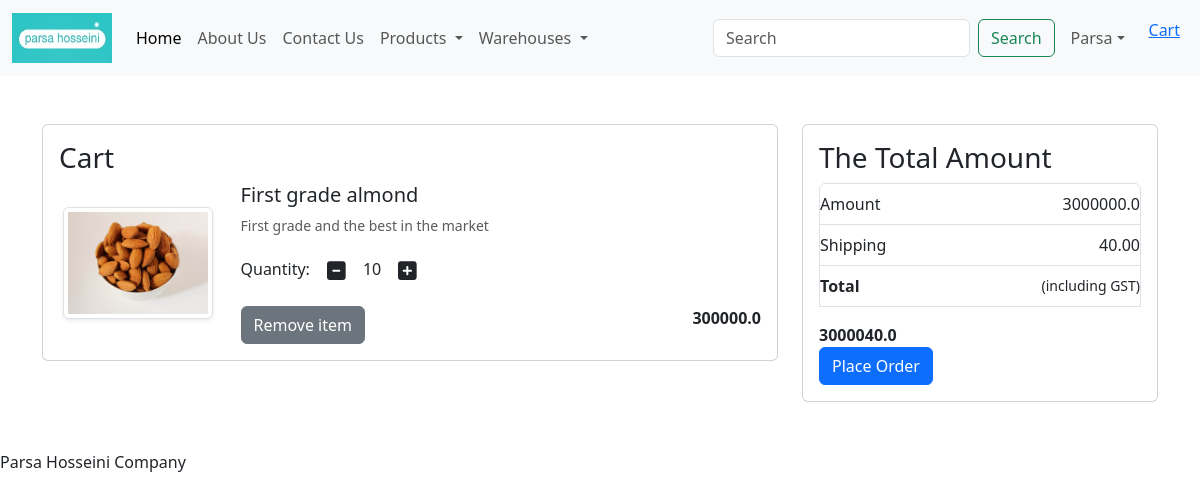
The app's page /cart/ (signed in) with its own data.
### app/models.py (models this page shows, shortened)
class Cart(models.Model):
    user=models.ForeignKey(User,on_delete=models.CASCADE)
    product=models.ForeignKey(Products,on_delete=models.CASCADE)
    quantity=models.PositiveIntegerField(default=1)

class Products(models.Model):
    title=models.CharField(max_length=100)
    selling_price=models.FloatField()
    description=models.TextField()
    prodapp=models.TextField(default='')
    category=models.CharField(choices=CATEGORY_CHOICES,max_length=2)
    product_image=models.ImageField(upload_to='product')
    warehouse = models.ForeignKey(Warehouse, on_delete=models.CASCADE, null=True, blank=True)

### app/views.py (the view)
# urls.py: path('cart/',views.show_cart,name="showcart"),
def show_cart(request):
    amount=0
    user=request.user
    cart=Cart.objects.filter(user=user)
    for p in cart:
        value= p.quantity * p.product.selling_price
        amount = amount+value
    totalamount= amount +40
    return render(request,"app/addtocart.html",locals())

### app/templates/app/addtocart.html (shortened to what this page needs)
{% extends "app/base.html" %}
{% load static %}
{% block main-content %}
{% if cart %}
<div class="container my-5">
    <div class="row">
        <div class="col-sm-8">
            <div class="card">
                <div class="card-body">
                    <h3>Cart</h3>
                    {% for item in cart %}
                    <div class="row">
                        <div class="col-sm-3 text-center align-self-center">
                            <img src="{{ item.product.product_image.url }}" alt="{{ item.product.title }}" class="img-fluid img-thumbnail shadow-sm" height="156" width="150">
                        </div>
                        <div class="col-sm-9">
                            <h5>{{ item.product.title }}</h5>
                            <p class="mb-2 text-muted small">{{ item.product.description }}</p>
                            <div class="my-3">
                                <label for="quantity">Quantity:</label>
                                <a class="minus-cart btn" pid="{{ item.product.id }}"><i class="fas fa-minus-square fa-lg"></i></a>
                                <span id="quantity">{{ item.quantity }}</span>
                                <a class="plus-cart btn" pid="{{ item.product.id }}"><i class="fas fa-plus-square fa-lg"></i></a>
                            </div>
                            <div class="d-flex justify-content-between">
                                <a href="#" class="remove-cart btn btn-secondary mr-3" pid="{{ item.product.id }}">Remove item</a>
                                <p class="mb-0"><strong>{{ item.product.selling_price }}</strong></p>
                            </div>
                        </div>
                    </div>
                    {% endfor %}
                </div>
            </div>
        </div>
        <div class="col-sm-4">
            <div class="card">
                <div class="card-body">
                    <h3>The Total Amount</h3>
                    <ul class="list-group">
                        <li class="list-group-item d-flex justify-content-between align-items-center border-@ px-0 pb-6">Amount<span id="amount"> {{ amount }}</span></li>
                        <li class="list-group-item d-flex justify-content-between align-items-center px-0">Shipping<span>40.00</span></li>
                        <li class="list-group-item d-flex justify-content-between align-items-center border-© px-0 mb-3"><strong>Total</strong> <small>(including GST)</small></li>
                        <li><span id="totalamount"><strong> {{ totalamount }}</strong></span></li>
                    </ul>
                    <a href="{% url 'checkout' %}" class="btn btn-primary">Place Order</a>
                </div>
            </div>
        </div>
    </div>
</div>
{% else %}
<div class="text-center mb-5">
    Cart is Empty
</div>
{% endif %}
{% endblock main-content %}

### app/static/app/css/style.css (style rules this page uses)
ul { list-style-type: none; }

### records on screen
Cart: product.product_image (picture), product "First grade almond", product.description "First grade and the best in the market", quantity "10", product.selling_price "300000.0"

### other values on screen
{{ amount }} "3000000.0"
{{ totalamount }} "3000040.0"
